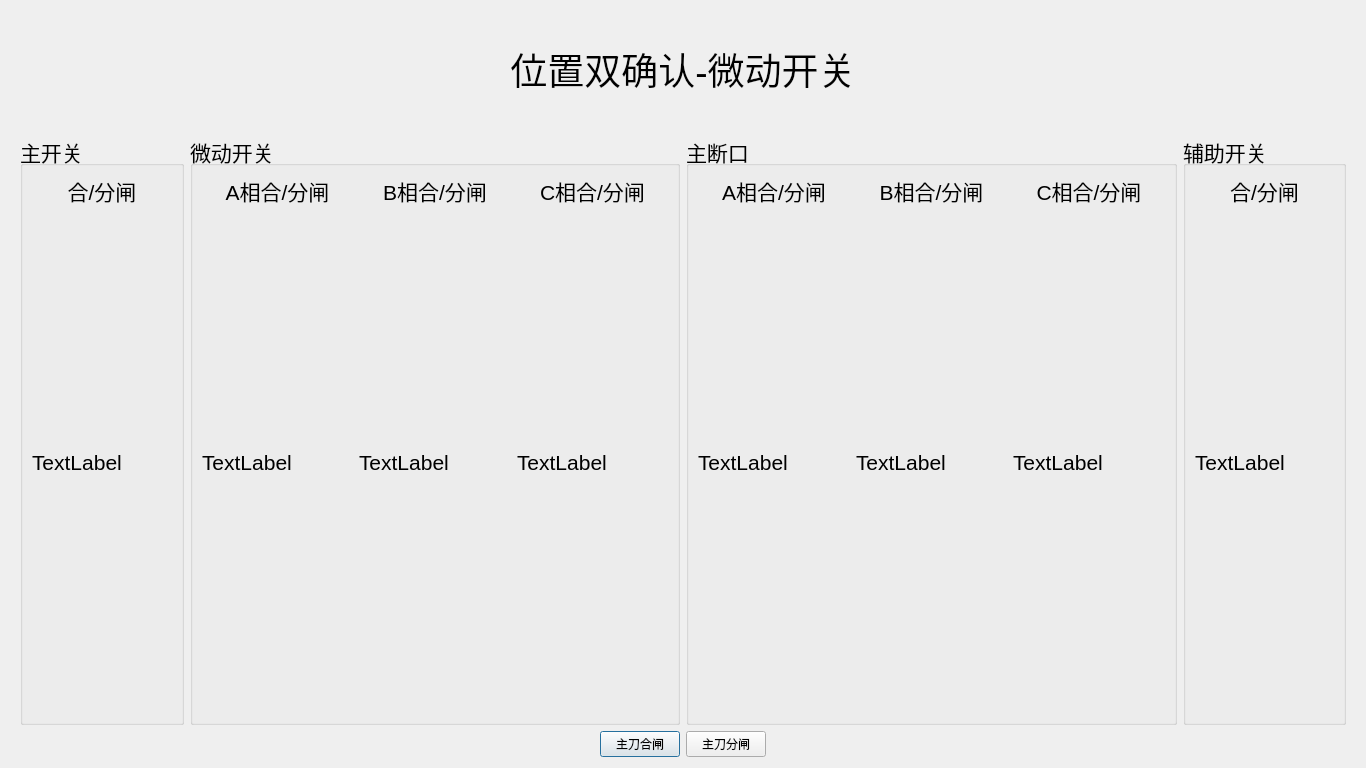
<?xml version="1.0" encoding="UTF-8"?>
<ui version="4.0">
 <class>switchPort</class>
 <widget class="QDialog" name="switchPort">
  <property name="windowModality">
   <enum>Qt::ApplicationModal</enum>
  </property>
  <property name="geometry">
   <rect>
    <x>0</x>
    <y>0</y>
    <width>1366</width>
    <height>768</height>
   </rect>
  </property>
  <property name="sizePolicy">
   <sizepolicy hsizetype="Preferred" vsizetype="Preferred">
    <horstretch>0</horstretch>
    <verstretch>0</verstretch>
   </sizepolicy>
  </property>
  <property name="windowTitle">
   <string>位置双确认-微动开关</string>
  </property>
  <property name="windowIcon">
   <iconset resource="images.qrc">
    <normaloff>:/images/cgjt.png</normaloff>:/images/cgjt.png</iconset>
  </property>
  <layout class="QVBoxLayout" name="verticalLayout_9" stretch="1,5,2">
   <property name="leftMargin">
    <number>20</number>
   </property>
   <property name="rightMargin">
    <number>20</number>
   </property>
   <item>
    <widget class="QLabel" name="labportTitle">
     <property name="font">
      <font>
       <family>Arial</family>
       <pointsize>28</pointsize>
      </font>
     </property>
     <property name="text">
      <string>&lt;html&gt;&lt;head/&gt;&lt;body&gt;&lt;p align=&quot;center&quot;&gt;位置双确认-微动开关&lt;/p&gt;&lt;/body&gt;&lt;/html&gt;</string>
     </property>
    </widget>
   </item>
   <item>
    <layout class="QHBoxLayout" name="horizontalLayout_4" stretch="1,3,3,1">
     <item>
      <widget class="QGroupBox" name="groupBox_4">
       <property name="font">
        <font>
         <family>Arial</family>
         <pointsize>16</pointsize>
        </font>
       </property>
       <property name="title">
        <string>主开关</string>
       </property>
       <layout class="QVBoxLayout" name="verticalLayout_8">
        <item>
         <widget class="QLabel" name="label_8">
          <property name="maximumSize">
           <size>
            <width>16777215</width>
            <height>30</height>
           </size>
          </property>
          <property name="font">
           <font>
            <family>Arial</family>
            <pointsize>16</pointsize>
           </font>
          </property>
          <property name="text">
           <string>&lt;html&gt;&lt;head/&gt;&lt;body&gt;&lt;p align=&quot;center&quot;&gt;合/分闸&lt;/p&gt;&lt;/body&gt;&lt;/html&gt;</string>
          </property>
         </widget>
        </item>
        <item>
         <widget class="QLabel" name="labZong">
          <property name="text">
           <string>TextLabel</string>
          </property>
         </widget>
        </item>
       </layout>
      </widget>
     </item>
     <item>
      <widget class="QGroupBox" name="groupBox">
       <property name="font">
        <font>
         <family>Arial</family>
         <pointsize>16</pointsize>
        </font>
       </property>
       <property name="title">
        <string>微动开关</string>
       </property>
       <layout class="QHBoxLayout" name="horizontalLayout">
        <item>
         <layout class="QVBoxLayout" name="verticalLayout_2">
          <item>
           <widget class="QLabel" name="label">
            <property name="maximumSize">
             <size>
              <width>16777215</width>
              <height>30</height>
             </size>
            </property>
            <property name="text">
             <string>&lt;html&gt;&lt;head/&gt;&lt;body&gt;&lt;p align=&quot;center&quot;&gt;A相合/分闸&lt;/p&gt;&lt;/body&gt;&lt;/html&gt;</string>
            </property>
           </widget>
          </item>
          <item>
           <widget class="QLabel" name="labferrtingA">
            <property name="minimumSize">
             <size>
              <width>0</width>
              <height>0</height>
             </size>
            </property>
            <property name="text">
             <string>TextLabel</string>
            </property>
           </widget>
          </item>
         </layout>
        </item>
        <item>
         <layout class="QVBoxLayout" name="verticalLayout_3">
          <item>
           <widget class="QLabel" name="label_4">
            <property name="maximumSize">
             <size>
              <width>16777215</width>
              <height>30</height>
             </size>
            </property>
            <property name="text">
             <string>&lt;html&gt;&lt;head/&gt;&lt;body&gt;&lt;p align=&quot;center&quot;&gt;B相合/分闸&lt;/p&gt;&lt;/body&gt;&lt;/html&gt;</string>
            </property>
           </widget>
          </item>
          <item>
           <widget class="QLabel" name="labferrtingB">
            <property name="minimumSize">
             <size>
              <width>0</width>
              <height>0</height>
             </size>
            </property>
            <property name="text">
             <string>TextLabel</string>
            </property>
           </widget>
          </item>
         </layout>
        </item>
        <item>
         <layout class="QVBoxLayout" name="verticalLayout_4">
          <item>
           <widget class="QLabel" name="label_5">
            <property name="maximumSize">
             <size>
              <width>16777215</width>
              <height>30</height>
             </size>
            </property>
            <property name="text">
             <string>&lt;html&gt;&lt;head/&gt;&lt;body&gt;&lt;p align=&quot;center&quot;&gt;C相合/分闸&lt;/p&gt;&lt;/body&gt;&lt;/html&gt;</string>
            </property>
           </widget>
          </item>
          <item>
           <widget class="QLabel" name="labferrtingC">
            <property name="minimumSize">
             <size>
              <width>0</width>
              <height>0</height>
             </size>
            </property>
            <property name="text">
             <string>TextLabel</string>
            </property>
           </widget>
          </item>
         </layout>
        </item>
       </layout>
      </widget>
     </item>
     <item>
      <widget class="QGroupBox" name="groupBox_2">
       <property name="font">
        <font>
         <family>Arial</family>
         <pointsize>16</pointsize>
        </font>
       </property>
       <property name="title">
        <string>主断口</string>
       </property>
       <layout class="QHBoxLayout" name="horizontalLayout_2">
        <item>
         <layout class="QVBoxLayout" name="verticalLayout_5">
          <item>
           <widget class="QLabel" name="label_2">
            <property name="maximumSize">
             <size>
              <width>16777215</width>
              <height>30</height>
             </size>
            </property>
            <property name="text">
             <string>&lt;html&gt;&lt;head/&gt;&lt;body&gt;&lt;p align=&quot;center&quot;&gt;A相合/分闸&lt;/p&gt;&lt;/body&gt;&lt;/html&gt;</string>
            </property>
           </widget>
          </item>
          <item>
           <widget class="QLabel" name="labportA">
            <property name="minimumSize">
             <size>
              <width>0</width>
              <height>0</height>
             </size>
            </property>
            <property name="text">
             <string>TextLabel</string>
            </property>
           </widget>
          </item>
         </layout>
        </item>
        <item>
         <layout class="QVBoxLayout" name="verticalLayout_6">
          <item>
           <widget class="QLabel" name="label_6">
            <property name="maximumSize">
             <size>
              <width>16777215</width>
              <height>30</height>
             </size>
            </property>
            <property name="text">
             <string>&lt;html&gt;&lt;head/&gt;&lt;body&gt;&lt;p align=&quot;center&quot;&gt;B相合/分闸&lt;/p&gt;&lt;/body&gt;&lt;/html&gt;</string>
            </property>
           </widget>
          </item>
          <item>
           <widget class="QLabel" name="labportB">
            <property name="minimumSize">
             <size>
              <width>0</width>
              <height>0</height>
             </size>
            </property>
            <property name="text">
             <string>TextLabel</string>
            </property>
           </widget>
          </item>
         </layout>
        </item>
        <item>
         <layout class="QVBoxLayout" name="verticalLayout_7">
          <item>
           <widget class="QLabel" name="label_7">
            <property name="maximumSize">
             <size>
              <width>16777215</width>
              <height>30</height>
             </size>
            </property>
            <property name="text">
             <string>&lt;html&gt;&lt;head/&gt;&lt;body&gt;&lt;p align=&quot;center&quot;&gt;C相合/分闸&lt;/p&gt;&lt;/body&gt;&lt;/html&gt;</string>
            </property>
           </widget>
          </item>
          <item>
           <widget class="QLabel" name="labportC">
            <property name="minimumSize">
             <size>
              <width>0</width>
              <height>0</height>
             </size>
            </property>
            <property name="text">
             <string>TextLabel</string>
            </property>
           </widget>
          </item>
         </layout>
        </item>
       </layout>
      </widget>
     </item>
     <item>
      <widget class="QGroupBox" name="groupBox_3">
       <property name="font">
        <font>
         <family>Arial</family>
         <pointsize>16</pointsize>
        </font>
       </property>
       <property name="title">
        <string>辅助开关</string>
       </property>
       <layout class="QVBoxLayout" name="verticalLayout">
        <item>
         <widget class="QLabel" name="label_3">
          <property name="maximumSize">
           <size>
            <width>16777215</width>
            <height>30</height>
           </size>
          </property>
          <property name="text">
           <string>&lt;html&gt;&lt;head/&gt;&lt;body&gt;&lt;p align=&quot;center&quot;&gt;合/分闸&lt;/p&gt;&lt;/body&gt;&lt;/html&gt;</string>
          </property>
         </widget>
        </item>
        <item>
         <widget class="QLabel" name="labelauxiliary">
          <property name="minimumSize">
           <size>
            <width>0</width>
            <height>0</height>
           </size>
          </property>
          <property name="text">
           <string>TextLabel</string>
          </property>
         </widget>
        </item>
       </layout>
      </widget>
     </item>
    </layout>
   </item>
   <item>
    <layout class="QHBoxLayout" name="horizontalLayout_3">
     <item>
      <spacer name="horizontalSpacer_3">
       <property name="orientation">
        <enum>Qt::Horizontal</enum>
       </property>
       <property name="sizeHint" stdset="0">
        <size>
         <width>40</width>
         <height>20</height>
        </size>
       </property>
      </spacer>
     </item>
     <item>
      <widget class="QPushButton" name="btHeManual1">
       <property name="text">
        <string>主刀合闸</string>
       </property>
      </widget>
     </item>
     <item>
      <widget class="QPushButton" name="btFenManual1">
       <property name="text">
        <string>主刀分闸</string>
       </property>
      </widget>
     </item>
     <item>
      <spacer name="horizontalSpacer">
       <property name="orientation">
        <enum>Qt::Horizontal</enum>
       </property>
       <property name="sizeHint" stdset="0">
        <size>
         <width>40</width>
         <height>20</height>
        </size>
       </property>
      </spacer>
     </item>
    </layout>
   </item>
  </layout>
 </widget>
 <resources>
  <include location="images.qrc"/>
 </resources>
 <connections/>
</ui>
